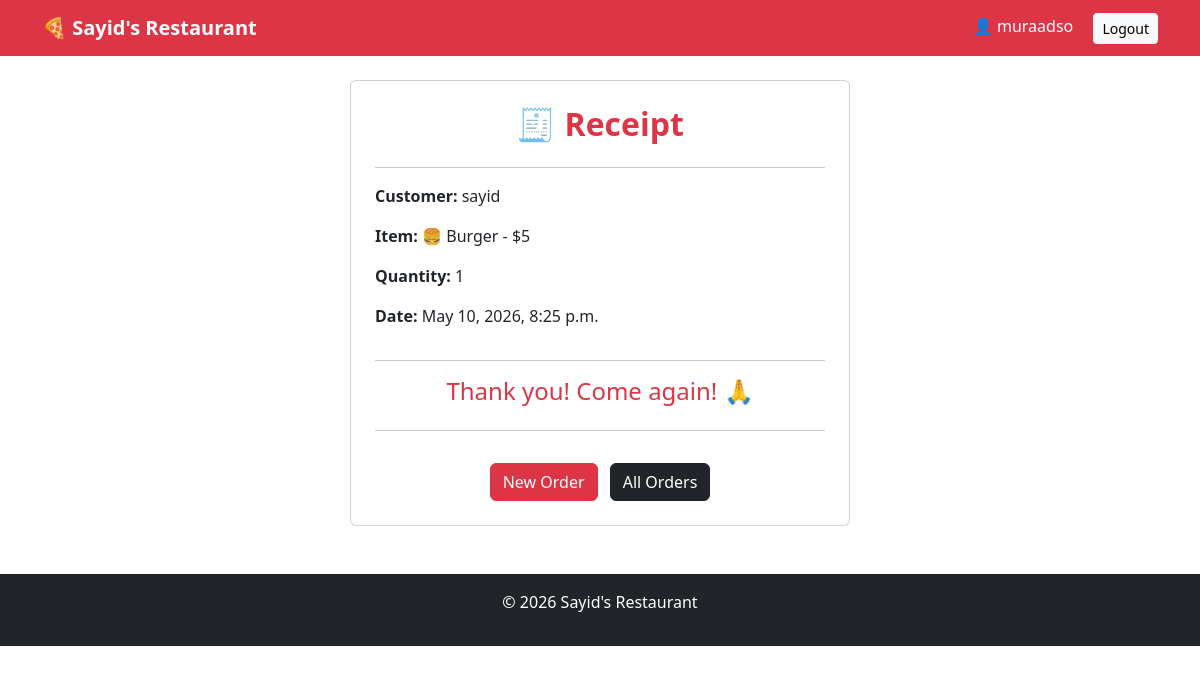
The page /receipt/12/ (signed in) on the database its author committed.
### menu/models.py (models this page shows, shortened)
class Order(models.Model):
    customer_name = models.CharField(max_length=100)
    item = models.CharField(max_length=100)
    quantity = models.IntegerField(default=1)
    date = models.DateTimeField(auto_now_add=True)

### menu/views.py (the view)
# urls.py: path('receipt/<int:pk>/', views.receipt, name='receipt'),
def receipt(request, pk):
    order = Order.objects.get(pk=pk)
    return render(request, 'menu/receipt.html', {'order': order})

### menu/templates/menu/receipt.html (shortened to what this page needs)
{% extends 'base.html' %}
{% block content %}
<div class="card p-4" style="max-width: 500px; margin: auto;">
    <h2 class="text-center fw-bold text-danger">🧾 Receipt</h2>
    <hr>
    <p><strong>Customer:</strong> {{ order.customer_name }}</p>
    <p><strong>Item:</strong> {{ order.item }}</p>
    <p><strong>Quantity:</strong> {{ order.quantity }}</p>
    <p><strong>Date:</strong> {{ order.date }}</p>
    <hr>
    <h4 class="text-center text-danger">Thank you! Come again! 🙏</h4>
    <hr>
    <div class="text-center mt-3">
        <a href="/order/" class="btn btn-danger me-2">New Order</a>
        <a href="/orders/" class="btn btn-dark">All Orders</a>
    </div>
</div>
{% endblock %}

### templates/base.html (shortened to what this page needs)
<!DOCTYPE html>
<html>
<head>
    <link href="https://cdn.jsdelivr.net/npm/bootstrap@5.3.0/dist/css/bootstrap.min.css" rel="stylesheet">
</head>
<body>
<nav class="navbar navbar-dark bg-danger">
    <div class="container">
        <a class="navbar-brand fw-bold" href="/">🍕 Sayid's Restaurant</a>
        <div>
            {% if request.user.is_authenticated %}
                <span class="text-white me-3">
                    👤 {{ request.user.username }}
                </span>
                <a href="/logout/" class="btn btn-light btn-sm">Logout</a>
            {% else %}
                <a href="/login/" class="btn btn-light btn-sm">Login</a>
            {% endif %}
        </div>
    </div>
</nav>
<div class="container mt-4">
    {% block content %}
    {% endblock %}
</div>
<footer class="bg-dark text-white text-center p-3 mt-5">
    <p>© 2026 Sayid's Restaurant</p>
</footer>
</body>
</html>

### rows shown on the page
Order: customer_name "sayid", item "🍔 Burger - $5", quantity "1", date "May 10, 2026, 8:25 p.m."

### other values the page prints
{{ request.user.username }} "muraadso"
